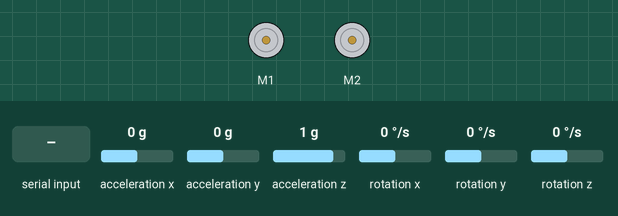
Bench run of a sketch on a simulated Arduino Uno, built with avr-gcc and run on an emulated ATmega328P. Shown: 2 × DC motor (green arrow = forward, orange = backward, longer = faster). The inputs (shaded band) are chosen by the test bench; at power-on: rotation z 0 °/s, acceleration x 0 g, acceleration y 0 g, acceleration z 1 g, rotation x 0 °/s, rotation y 0 °/s. What the sketch prints to the serial monitor is not drawn.

Above: at 3.6 s.
3.7 s: "l" received over the second serial link
At 5.6 s:
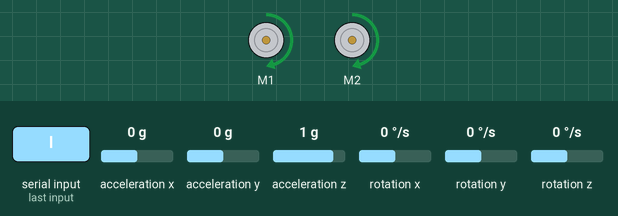
6.0 s: rotation z set to -25 °/s
9.0 s: rotation z set to -32 °/s
Timing chart, 0 to 12.0 s (numbered marks = the images above; inputs shaded):
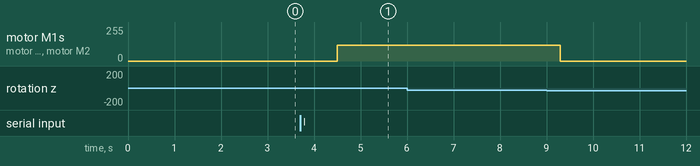

The sketch:

Battery_test.ino
```cpp
/* Written by Abrar Almjally
 * Controls a simple robot using the Adafruit v2 motor sheild.
 * Robot controlled vai a HC-06 Bluetooth chip.
 * refrence https://forum.makeblock.com/t/how-to-make-a-bluetooth-remote-control-system-for-makeblock-tank/4186
 */

 #include "MeMCore.h"
#include <SoftwareSerial.h>
#include <Wire.h>

/*SENSORE DEFINITIONS*/
MeDCMotor leftMotor(M1); // Motor Connector to the left
MeDCMotor rightMotor(M2);// Motor Connector  to the right
MeBluetooth bluetooth(PORT_5);

//Variable definitions
MeBuzzer buzzer;
int8_t motorSpeed = 60;
//int M_time = 2190;// 3.4v
int M_time = 2100;//
float min_voltage = 3.3;
int8_t startmotorSpeed =80;
int8_t leftSpeed = 60; //left motor speed
int8_t rightSpeed = 60; //right motor speed
double LturnSpeed = 0.6; //factor for reduced speed of inner belt during curves
double turnSpeed = 0.5; //factor for reduced speed of inner belt during curve
int8_t turn_motorSpeed = 120; //right motor speed
/*

-Minimum-start-speed: 60 (reliable minimum speed)
-Minimum-rolling-speed: Determine the minimal required power at which the robot keeps moving.
30 (drive 60 for 0.5 seconds and then reduce speed to 30)
-Power-speed-ratio Find out for each power setting (range 0-255) the actual speed in cm per second.
-Acceleration: Determine time to accelerate from zero to a certain speed*/


//Gyro variable
MeGyro gyro;
float heading = 0;
float Heading ;
float head_X, head_Y , head_Z ;
int interval = 100; //interval for ultrasonic sweeping // the minimal measure interval is 100 milliseconds
unsigned long prev,prevFW; //previous time

// Set up some variables.
char state = 'n';
String SPring = "start ";


void setup() {
  // Will be used to read and write to app via Bluetooth.
  Serial.begin(115200);
  bluetooth.begin(115200);
 //Serial.print("Bluetooth Start! the turn working, the Forward, and gyro ");
   float voltage = analogRead(A0) / 1024.0 * 10.0;
   if (voltage < min_voltage)
   {
    buzz();
   }
Serial.print(voltage);
 gyro.begin();
  delay(1667);
  prev = millis();
}

// Loops all time arduino is running.
void loop() {

  if ((millis() - prev) > interval) //if 100msec time is over  measure the heading
  {
    prev = millis();
    gyro.update();
    Heading = gyro.getAngleZ();
  }

  if(bluetooth.available()) {
    // If can read from Bluetooth read.
    state =  readBT();        //Read Bluetooth input

    if(state == 'l'){
      turn(82, 'l', turn_motorSpeed); //call function turn with 84 degrees, right direction and 120 motorspeed
      heading = 0;
      state = 'n';
      delay(5000);
    } else if (state == 'f'){
      forward();
      state = 'n';
      delay(M_time);
      Stop();
    } else if (state == 'r'){
      // TurnRight(); //from source code //https://github.com/Makeblock-official/mBot/blob/master/mBot-default-program/mBot-default-program.ino
      turn(82, 'r', turn_motorSpeed); //call function turn with 84 degrees, right direction and 120 motorspeed
      heading = 0;
      state = 'n';
      delay(5000);
    } else if (state == 'b'){
      buzz();
      state = 'n';
    } else if (state == 'e'){
      // 'e' signals end of the instructions so confirmation is sent back.
      bluetooth.print("x");//it is working but the massege that is showing is not correct /thats is not quite right
      state = 'n';
      Stop();
      delay(2000);
    }
  }

 //  Serial.println(SPring); // the robot  is working but it is stocu in the if

}


 //Make robot buzz.
void buzz() {
  buzzer.tone(1200, 700);  //Buzzer sounds 1200Hz for 1000ms
  Stop();
  delay(2000);              //Pause for 2000ms, Buzzer no sound

}

/*BT read function*/
char readBT(){
  char btIn;
  btIn = (char) bluetooth.read();
  return btIn;
}
/* move 29 cm */
void forward() {
  leftMotor.run(-motorSpeed);
  rightMotor.run(motorSpeed+11.2);
  //stop();
}


void Backward() {
  leftMotor.run(motorSpeed);
  rightMotor.run(-motorSpeed);
}

void turn_right(){
  leftMotor.run(0);
  rightMotor.run(-rightSpeed+5);
}


void turn_left() {
  /*leftMotor.run(-leftSpeed*LturnSpeed);
  rightMotor.run(rightSpeed);*/
  leftMotor.run(leftSpeed-3);
  rightMotor.run(0);

}


//******* FUNCTION turn left or right for specific angle controlled by a GYRO-sensor ***
void turn(int angle, char rightorleft, uint8_t velocity)
{
    gyro.begin(); //reset gyro
    heading = 0;
  while (abs(heading) < angle)
  {

    if (rightorleft == 'r')
    {
      leftMotor.run(-velocity); /* value: between -255 and 255. */
      rightMotor.run(-velocity); /* value: between -255 and 255. */

    }
    else if (rightorleft == 'l')
    {
     // a left turn when the right motor receives more power then the left motor (L<R).
      leftMotor.run(velocity); /* value: between -255 and 255. */
      rightMotor.run(velocity); /* value: between -255 and 255. */
    }
    gyro.update();
    heading = fmod(gyro.getAngleZ(),360.0); /*The values returned by gyro.getAngleX/Y/Z, after gyro.update() */
    /*are given in +/- degrees deviation from what has been measured/calculated at gyro.begin(), when X, Y, and Z are set to “0”. So, if Z = 3.0, it means that the vehicle has turned 3 degrees to the right (I prefer right to be positive), since the last calibration of the gyro.
    the heading (Z-axis) is defined as 360 deg - that values for pitch and roll (X and Y axes) are defined within a range of +/-90 deg*/
      }
  //stop
Stop();
}

void Stop() {
  leftMotor.stop();
  rightMotor.stop();
}
```

Measured:
- after the input at 3.7 s, motor M1, motor M2: stopped → forward 120/255 after 0.80 s
- after the input at 6.0 s, every drawn part: stays the same
